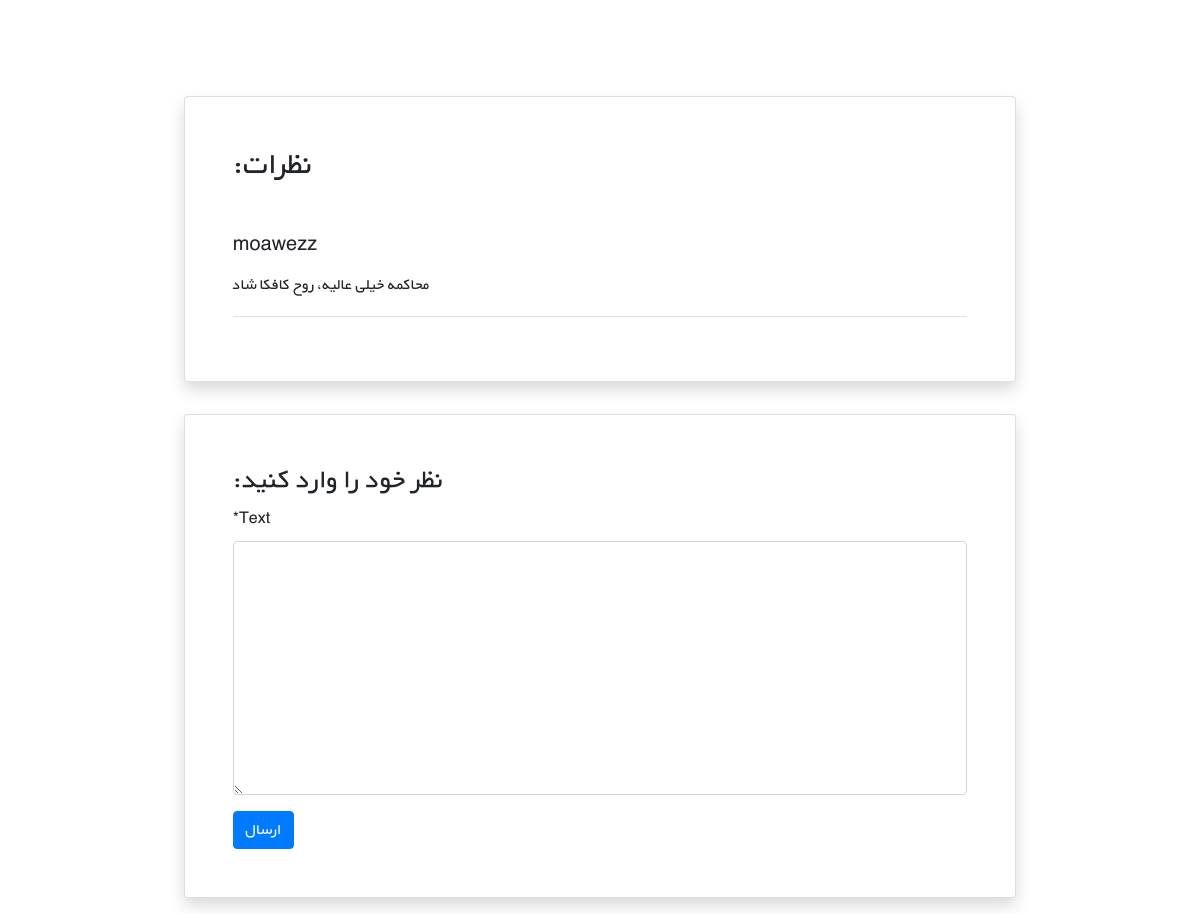
/books/1/ (lower part), run on an earlier commit of the app's database.
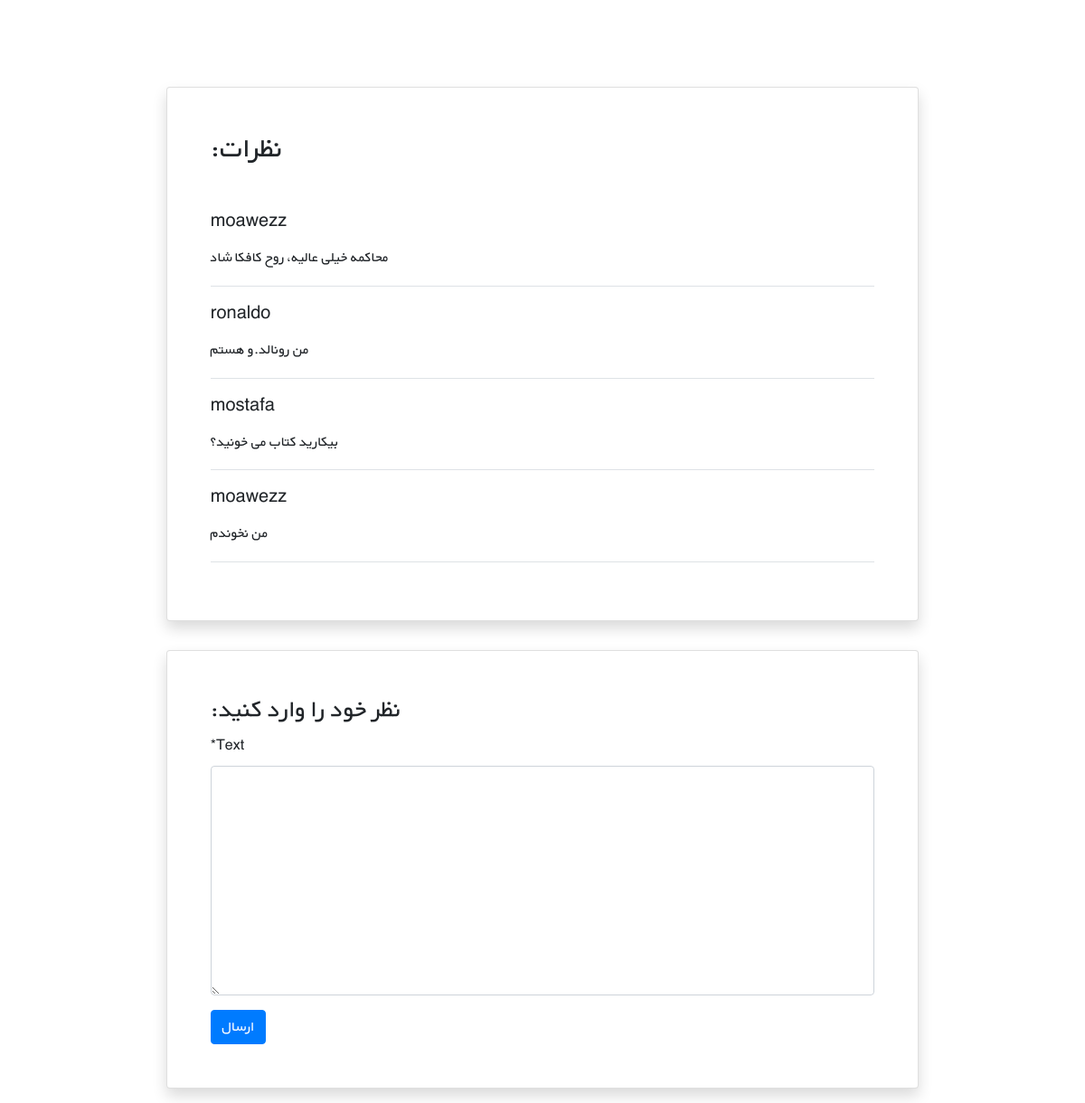
And on a later commit of the database.
### books/models.py (models this page shows, shortened)
class Comment(models.Model):
    user = models.ForeignKey(to=get_user_model(), on_delete=models.CASCADE)
    book = models.ForeignKey(to=Book, related_name="comments", on_delete=models.CASCADE)
    text = models.TextField()
    datetime_created = models.DateTimeField(auto_now_add=True)

### accounts/models.py (models this page shows)
class CustomUser(AbstractUser):
    age = models.PositiveIntegerField(null=True, blank=True)

### books/views.py (the view)
# urls.py: path('<int:pk>/', views.book_detail_view, name='book_detail'),
def book_detail_view(request, pk):
    book = get_object_or_404(Book, pk=pk)
    book_comments = book.comments.all()
    if request.method == 'POST':
        comment_form = CommentForm(request.POST)
        if comment_form.is_valid():
            new_comment = comment_form.save(commit=False)
            new_comment.book = book
            new_comment.user = request.user
            new_comment.save()
            comment_form = CommentForm()
    else:
        comment_form = CommentForm()
    return render(request, 'books/book_detail.html', {'book': book, 'comments': book_comments, 'comment_form': comment_form})

### books/forms.py
class CommentForm(ModelForm):
    class Meta:
        model = Comment
        fields = ('text', )

### books/templates/books/book_detail.html (shortened to what this page needs)
{% extends '_base.html' %}
{% load crispy_forms_tags %}
{% block content %}
    <div class="container mt-5" dir="rtl">
        <div class="">
            <div class="">
                <div class="d-flex justify-content-center">
                    <div class="my-3 p-5 w-sm-75 w-100">
                    </div>
                </div>
                <div class="d-flex justify-content-center">
                    <div class="card shadow my-3 p-5 w-sm-75 w-100">
                        <h2 class="mb-5">نظرات:</h2>
                            {% for comment in comments %}
                                <div class="border-bottom mb-3">
                                    <h5 class="mb-3">{{comment.user}}</h5>
                                    <p>{{comment.text}}</p>
                                </div>
                            {% endfor %}
                    </div>
                </div>
                <div class="d-flex justify-content-center">
                    <div class="card shadow my-3 p-5 w-sm-75 w-100">
                        <h3>نظر خود را وارد کنید:</h3>
                        <form method="POST">
                            {{comment_form | crispy}}
                            <button type="submit" class="btn btn-primary">ارسال</button>
                        </form>
                    </div>
                </div>
            </div>
        </div>
    </div>
{% endblock content %}

What changed in the data, as far as the page shows it:
added Comment: user "ronaldo", text "من رونالد.و هستم"
added Comment: user "mostafa", text "بیکارید کتاب می خونید؟"
added Comment: user "moawezz", text "من نخوندم"
